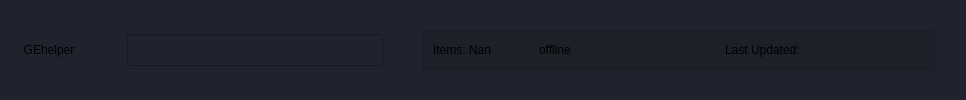
           <widget class="QFrame" name="header_bar">
            <property name="styleSheet">
             <string notr="true">background-color: rgb(32, 34, 45);</string>
            </property>
            <layout class="QHBoxLayout" name="headerBar">
             <property name="spacing">
              <number>0</number>
             </property>
             <item>
              <widget class="QLabel" name="title">
               <property name="sizePolicy">
                <sizepolicy hsizetype="Fixed" vsizetype="Fixed">
                 <horstretch>0</horstretch>
                 <verstretch>0</verstretch>
                </sizepolicy>
               </property>
               <property name="minimumSize">
                <size>
                 <width>76</width>
                 <height>40</height>
                </size>
               </property>
               <property name="text">
                <string>GEhelper</string>
               </property>
               <property name="alignment">
                <set>Qt::AlignmentFlag::AlignCenter</set>
               </property>
              </widget>
             </item>
             <item>
              <spacer name="horizontalSpacer_2">
               <property name="orientation">
                <enum>Qt::Orientation::Horizontal</enum>
               </property>
               <property name="sizeType">
                <enum>QSizePolicy::Policy::Fixed</enum>
               </property>
               <property name="sizeHint" stdset="0">
                <size>
                 <width>40</width>
                 <height>0</height>
                </size>
               </property>
              </spacer>
             </item>
             <item>
              <widget class="QLineEdit" name="search_bar">
               <property name="enabled">
                <bool>false</bool>
               </property>
               <property name="sizePolicy">
                <sizepolicy hsizetype="Fixed" vsizetype="Fixed">
                 <horstretch>0</horstretch>
                 <verstretch>0</verstretch>
                </sizepolicy>
               </property>
               <property name="minimumSize">
                <size>
                 <width>256</width>
                 <height>32</height>
                </size>
               </property>
               <property name="focusPolicy">
                <enum>Qt::FocusPolicy::StrongFocus</enum>
               </property>
               <property name="contextMenuPolicy">
                <enum>Qt::ContextMenuPolicy::DefaultContextMenu</enum>
               </property>
               <property name="text">
                <string/>
               </property>
              </widget>
             </item>
             <item>
              <spacer name="horizontalSpacer">
               <property name="orientation">
                <enum>Qt::Orientation::Horizontal</enum>
               </property>
               <property name="sizeHint" stdset="0">
                <size>
                 <width>40</width>
                 <height>0</height>
                </size>
               </property>
              </spacer>
             </item>
             <item>
              <widget class="QFrame" name="frame">
               <property name="sizePolicy">
                <sizepolicy hsizetype="Preferred" vsizetype="Preferred">
                 <horstretch>0</horstretch>
                 <verstretch>0</verstretch>
                </sizepolicy>
               </property>
               <property name="minimumSize">
                <size>
                 <width>512</width>
                 <height>40</height>
                </size>
               </property>
               <property name="maximumSize">
                <size>
                 <width>16777215</width>
                 <height>40</height>
                </size>
               </property>
               <property name="styleSheet">
                <string notr="true">background-color: rgba(0, 0, 0, 20);</string>
               </property>
               <property name="frameShape">
                <enum>QFrame::Shape::StyledPanel</enum>
               </property>
               <property name="frameShadow">
                <enum>QFrame::Shadow::Sunken</enum>
               </property>
               <layout class="QHBoxLayout" name="horizontalLayout_37">
                <item>
                 <widget class="QLabel" name="itemCount_label">
                  <property name="minimumSize">
                   <size>
                    <width>100</width>
                    <height>0</height>
                   </size>
                  </property>
                  <property name="maximumSize">
                   <size>
                    <width>100</width>
                    <height>16777215</height>
                   </size>
                  </property>
                  <property name="styleSheet">
                   <string notr="true">background-color: rgba(255, 255, 255, 0);</string>
                  </property>
                  <property name="text">
                   <string>Items: Nan</string>
                  </property>
                 </widget>
                </item>
                <item>
                 <widget class="QLabel" name="status_label">
                  <property name="styleSheet">
                   <string notr="true">background-color: rgba(255, 255, 255, 0);</string>
                  </property>
                  <property name="text">
                   <string>offline</string>
                  </property>
                 </widget>
                </item>
                <item>
                 <widget class="QLabel" name="lastUpdate_label">
                  <property name="sizePolicy">
                   <sizepolicy hsizetype="Preferred" vsizetype="Preferred">
                    <horstretch>0</horstretch>
                    <verstretch>0</verstretch>
                   </sizepolicy>
                  </property>
                  <property name="minimumSize">
                   <size>
                    <width>200</width>
                    <height>0</height>
                   </size>
                  </property>
                  <property name="maximumSize">
                   <size>
                    <width>200</width>
                    <height>16777215</height>
                   </size>
                  </property>
                  <property name="styleSheet">
                   <string notr="true">background-color: rgba(255, 255, 255, 0);</string>
                  </property>
                  <property name="text">
                   <string>Last Updated: </string>
                  </property>
                 </widget>
                </item>
               </layout>
              </widget>
             </item>
             <item>
              <spacer name="horizontalSpacer_5">
               <property name="orientation">
                <enum>Qt::Orientation::Horizontal</enum>
               </property>
               <property name="sizeType">
                <enum>QSizePolicy::Policy::Fixed</enum>
               </property>
               <property name="sizeHint" stdset="0">
                <size>
                 <width>20</width>
                 <height>20</height>
                </size>
               </property>
              </spacer>
             </item>
            </layout>
           </widget>
